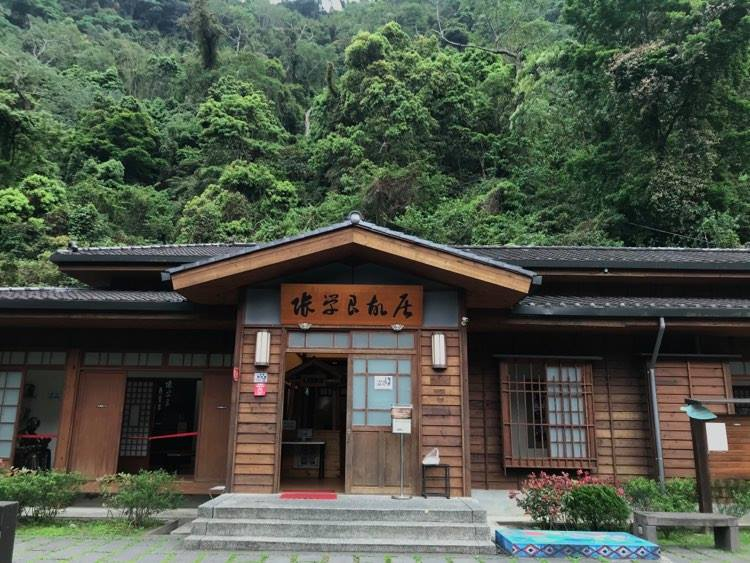
#> input picture lab11/1.jpg, 750 x 563 px
$ python lab11.py
#> lines starting #> are read from the running program, lines starting #| are printed output that depends on the picture
import numpy as np
import cv2
import matplotlib.pyplot as plt
import time

start = time.perf_counter() #timestart

img1 = cv2.imread('1.jpg',cv2.IMREAD_GRAYSCALE)          # queryImage
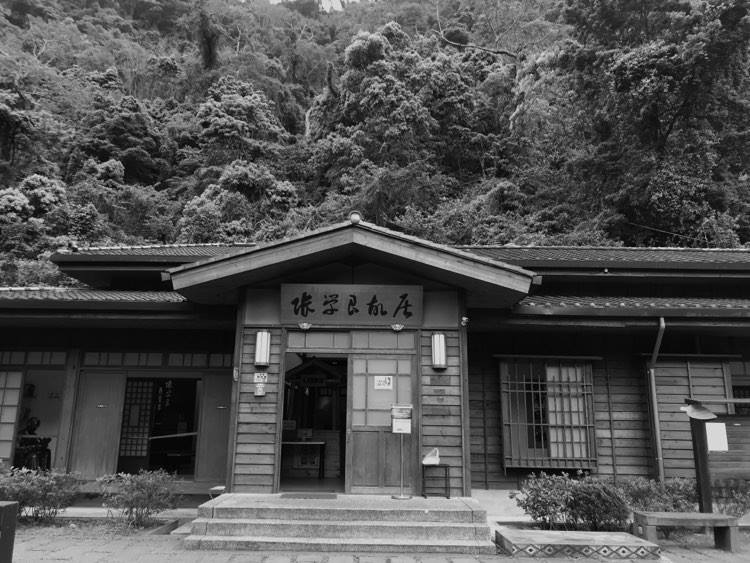
#> img1: shape (563, 750); min 0, max 244, mean 81
img2 = cv2.imread('2.jpg',cv2.IMREAD_GRAYSCALE)          # trainImage
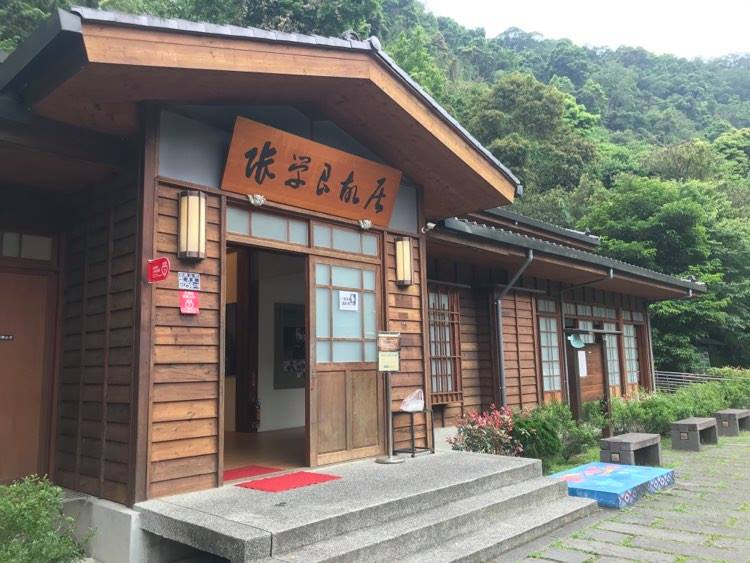
#> input picture lab11/2.jpg, 750 x 563 px
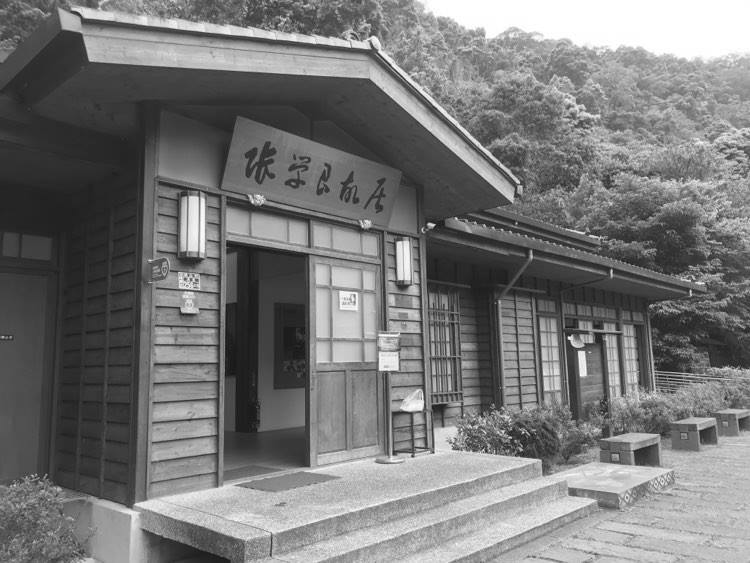
#> img2: shape (563, 750); min 16, max 255, mean 119.4

# Initiate detector
#detector = cv2.xfeatures2d.SURF_create()
#detector = cv2.xfeatures2d.SIFT_create()
detector = cv2.ORB_create()

# find the keypoints and descriptors with SIFT
kp1, des1 = detector.detectAndCompute(img1,None)
#> kp1 = 500 keypoints; strongest (x, y, size): (707, 424, 37.2), (541, 517, 31), (706, 423, 31), (541, 519, 31)
kp2, des2 = detector.detectAndCompute(img2,None)
#> kp2 = 500 keypoints; strongest (x, y, size): (569, 337, 31), (433, 225, 31), (571, 336, 31), (412, 456, 31)


bf = cv2.BFMatcher()
matches = bf.knnMatch(des1,des2,k=2)
#> matches = 500 matches

# Apply ratio test
good = []
for m,n in matches:
    if m.distance < 0.75*n.distance:
        good.append([m])
#> after the loop, good = 8 matches

end = time.perf_counter()
print("Time spent by mothod of ORB:",end - start)

#cv.drawMatchesKnn expects list of lists as matches.
img3 = cv2.drawMatchesKnn(img1,kp1,img2,kp2,good[:51],None,flags=cv2.DrawMatchesFlags_NOT_DRAW_SINGLE_POINTS)
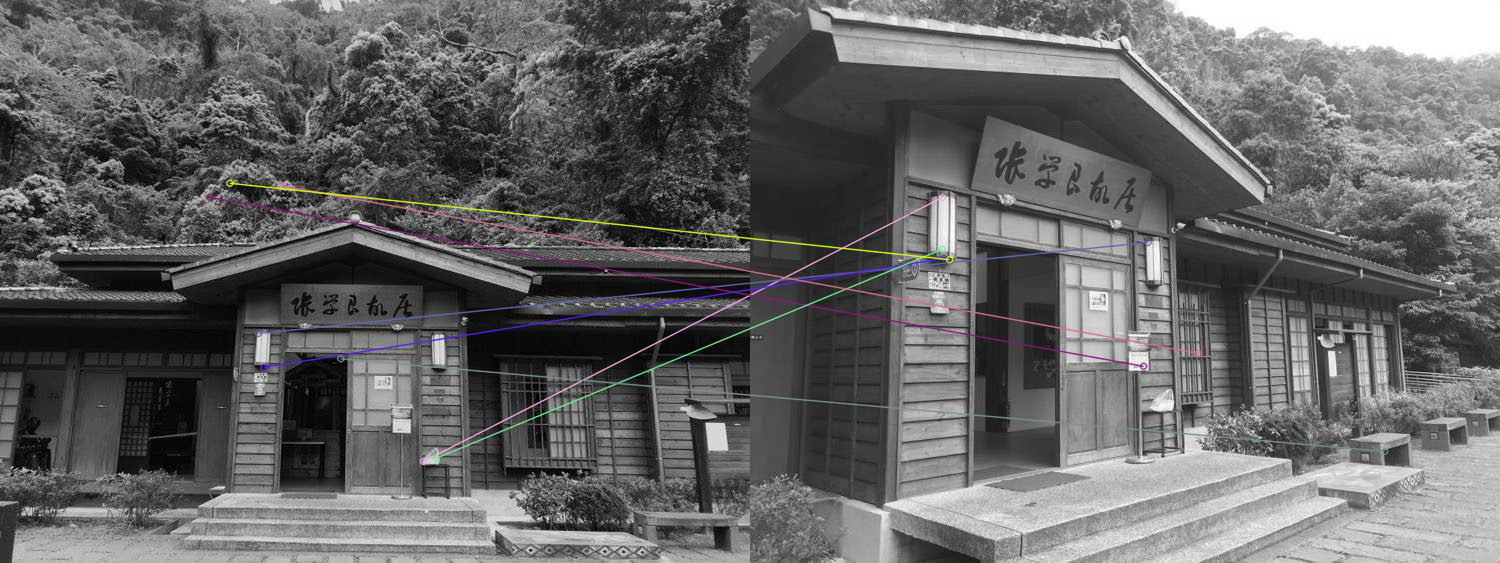
#> img3: shape (563, 1500, 3); mean of channels 0, 1, 2 100.9, 100.7, 101; drawn as B, G, R

plt.imshow(img3),plt.show()
